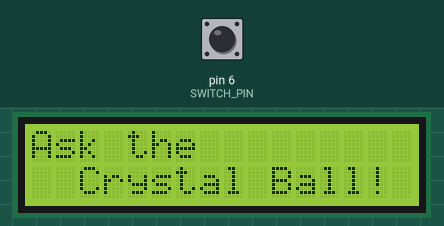
A sketch run on a simulated Arduino Uno, built with avr-gcc and run on an emulated ATmega328P. Shown: 16×2 character LCD. The inputs (shaded band) are chosen by the test bench; at power-on: pin 6 (SWITCH_PIN) HIGH. Random numbers use the default seed unless the sketch sets one.

Above: at 1.2 s.
1.3 s: pin 6 (SWITCH_PIN) pulled LOW for 0.15 s
At 2.5 s:
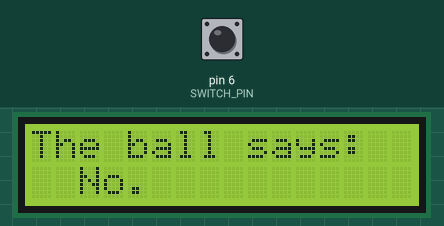
2.9 s: pin 6 (SWITCH_PIN) pulled LOW for 1 s
At 4.0 s:
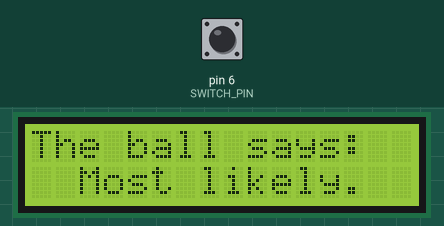
5.4 s: pin 6 (SWITCH_PIN) pulsed LOW 5 times (0.12 s each, 0.3 s apart)
At 7.7 s:
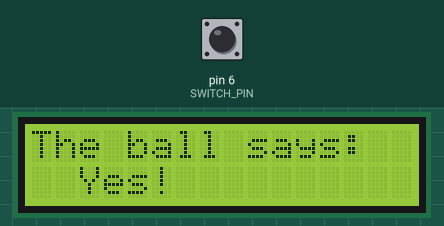
8.4 s: pin 6 (SWITCH_PIN) pulled LOW for 0.15 s
At 9.3 s:
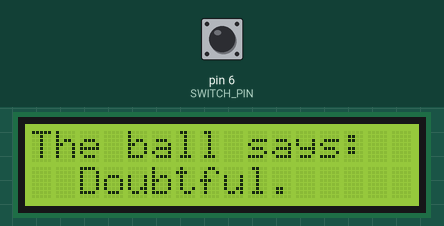
10.0 s: pin 6 (SWITCH_PIN) pulled LOW for 3.2 s
At 10.6 s:
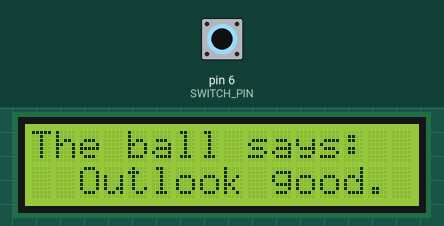
14.7 s: pin 6 (SWITCH_PIN) pulled LOW for 0.15 s
At 15.4 s:
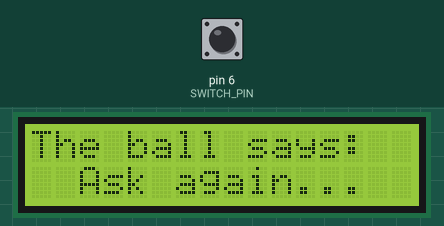
Timing chart, 0 to 17.3 s (numbered marks = the images above; inputs shaded):
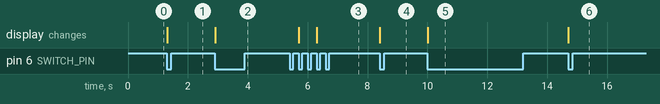

The sketch:

Project11-CrystalBall.ino
```cpp
// Initialize the liquid crystal library with the numbers of the interface pins.
// The parameter order is (rs, enable, d4, d5, d6, d7).
#include <LiquidCrystal.h>
LiquidCrystal lcd(12, 11, 5, 4, 3, 2);

// We will read the status of the tilt switch on pin 6.
const int SWITCH_PIN = 6;
int switchState = 0;
int prevSwitchState = 0;

void setup() {

  // Set the switch pin as an input.
  pinMode(SWITCH_PIN, INPUT);

  // Specify the number of columns and rows on the LCD.
  lcd.begin(16, 2);

  // Print a message to the LCD. The setCursor() parameters are (col, row).
  lcd.print("Ask the");
  lcd.setCursor(2, 1);
  lcd.print("Crystal Ball!");

}

void loop() {

  // Check the status of the switch.
  switchState = digitalRead(SWITCH_PIN);

  // If the tilt-switch was just tripped...
  if ((prevSwitchState == HIGH) && (switchState == LOW)) {

    // Clean up the screen before printing a new reply.
    lcd.clear();
    lcd.setCursor(0, 0);
    lcd.print("The ball says:");
    lcd.setCursor(2, 1);

    // Choose a random saying to print.
    switch (random(8)) {

      case 0:
        lcd.print("Yes!");
        break;

      case 1:
        lcd.print("Most likely.");
        break;

      case 2:
        lcd.print("Certainly!");
        break;

      case 3:
        lcd.print("Outlook good.");
        break;

      case 4:
        lcd.print("Unsure.");
        break;

      case 5:
        lcd.print("Ask again...");
        break;

      case 6:
        lcd.print("Doubtful.");
        break;

      case 7:
        lcd.print("No.");
        break;

    } // switch

  } // if

  // Set the switch case state for the next iteration.
  prevSwitchState = switchState;
}
```

Measured:
- after the input at 1.3 s, the display: changes at once (image 1)
- after the input at 2.9 s, the display: changes at once (image 2)
- after the input at 5.4 s, the display: first changes after 0.31 s (image 3 shows a later state)
- after the input at 8.4 s, the display: changes at once (image 4)
- after the input at 10.0 s, the display: changes at once (image 5)
- after the input at 14.7 s, the display: changes at once (image 6)
